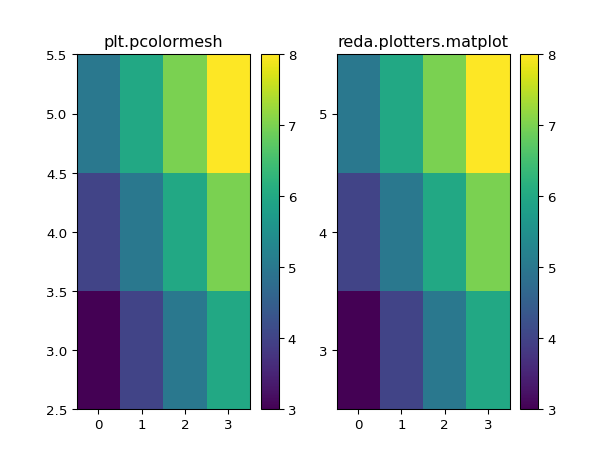

Write the Python code that produced this figure.
import matplotlib.pyplot as plt
import numpy as np
from reda.plotters import matplot
a = np.arange(4)
b = np.arange(3) + 3
def sum(a, b):
   return a + b
x, y = np.meshgrid(a, b)
c = sum(x, y)
fig, (ax1, ax2) = plt.subplots(1, 2)
im = ax1.pcolormesh(x, y, c, shading='auto')
_ = plt.colorbar(im, ax=ax1)
_ = ax1.set_title("plt.pcolormesh")
_, _ = matplot(x, y, c, ax=ax2)
_ = ax2.set_title("reda.plotters.matplot")
fig.show()
